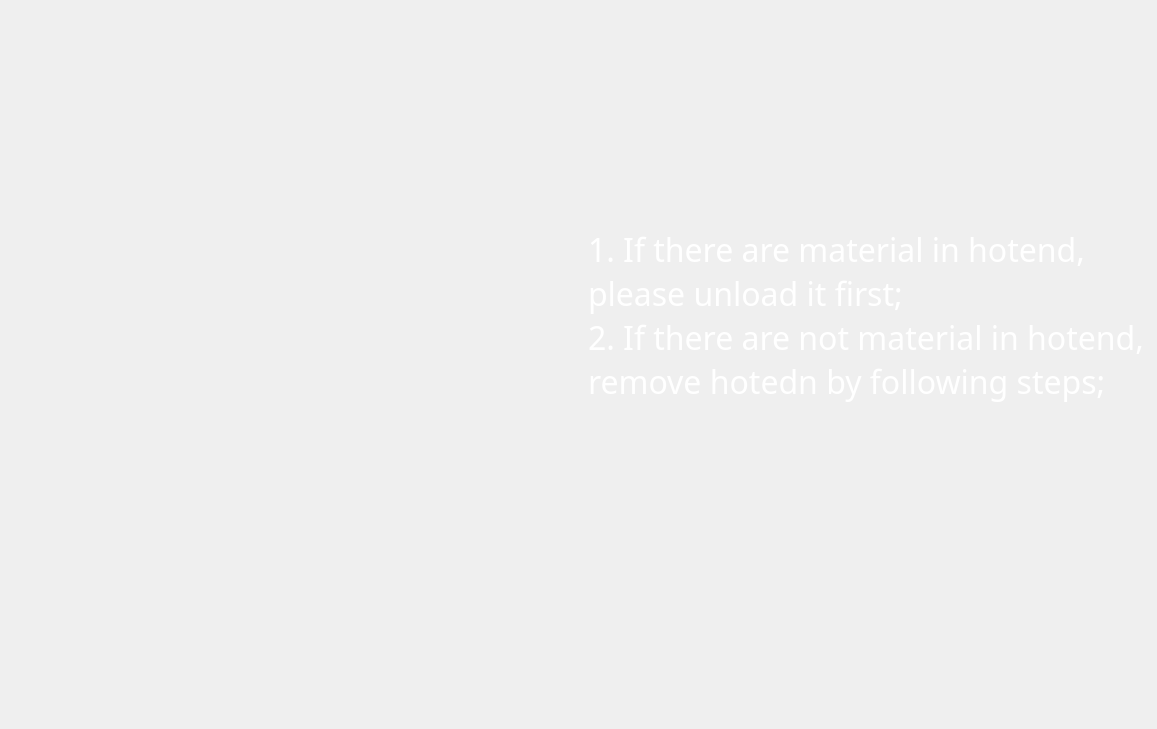
    <widget class="QWidget" name="page_ChangeHotend_1">
     <widget class="QLabel" name="label_91">
      <property name="geometry">
       <rect>
        <x>178</x>
        <y>145</y>
        <width>382</width>
        <height>286</height>
       </rect>
      </property>
      <property name="styleSheet">
       <string notr="true">border-image: url(:/image/changehotend_tip_1.png);</string>
      </property>
      <property name="text">
       <string/>
      </property>
     </widget>
     <widget class="QPushButton" name="pushButton_333">
      <property name="geometry">
       <rect>
        <x>0</x>
        <y>0</y>
        <width>160</width>
        <height>180</height>
       </rect>
      </property>
      <property name="styleSheet">
       <string notr="true">outline:none;image: url(:/image/PrintInactive.png);border:none;</string>
      </property>
      <property name="text">
       <string/>
      </property>
     </widget>
     <widget class="QPushButton" name="pushButton_330">
      <property name="geometry">
       <rect>
        <x>0</x>
        <y>180</y>
        <width>160</width>
        <height>180</height>
       </rect>
      </property>
      <property name="styleSheet">
       <string notr="true">outline:none;image: url(:/image/FilamentInactive.png);border:none;</string>
      </property>
      <property name="text">
       <string/>
      </property>
     </widget>
     <widget class="QPushButton" name="pushButton_331">
      <property name="geometry">
       <rect>
        <x>0</x>
        <y>360</y>
        <width>160</width>
        <height>180</height>
       </rect>
      </property>
      <property name="styleSheet">
       <string notr="true">outline:none;image: url(:/image/ToolsActive(2).png);border:none;</string>
      </property>
      <property name="text">
       <string/>
      </property>
     </widget>
     <widget class="QPushButton" name="pushButton_332">
      <property name="geometry">
       <rect>
        <x>0</x>
        <y>540</y>
        <width>160</width>
        <height>180</height>
       </rect>
      </property>
      <property name="styleSheet">
       <string notr="true">outline:none;image: url(:/image/AboutInactive.png);border:none;</string>
      </property>
      <property name="text">
       <string/>
      </property>
     </widget>
     <widget class="QLabel" name="label_89">
      <property name="geometry">
       <rect>
        <x>588</x>
        <y>227</y>
        <width>560</width>
        <height>340</height>
       </rect>
      </property>
      <property name="styleSheet">
       <string notr="true">color: rgba(255, 255, 255, 255);
font-size: 32px;
text-align: center;
font-family: Barlow;
background-color: rgba(255, 255, 255, 0);</string>
      </property>
      <property name="text">
       <string>1. If there are material in hotend, please unload it first;
2. If there are not material in hotend, remove hotedn by following steps;</string>
      </property>
      <property name="alignment">
       <set>Qt::AlignLeading|Qt::AlignLeft|Qt::AlignTop</set>
      </property>
      <property name="wordWrap">
       <bool>true</bool>
      </property>
     </widget>
    </widget>
